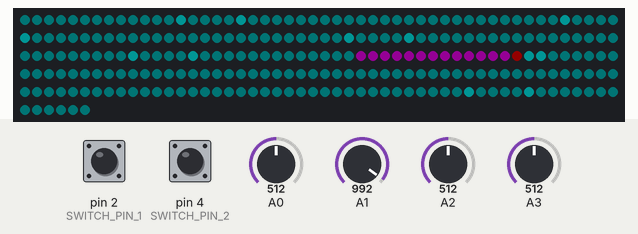
Simulated run of this sketch. Board: Arduino Uno, built with avr-gcc and run on an emulated ATmega328P. Shown: 256 RGB LEDs in strip order, left to right, continuing on the next row. The test bench sets the inputs (shaded band); at power-on: A1 = 512, pin 2 (SWITCH_PIN_1) HIGH, pin 4 (SWITCH_PIN_2) HIGH, A0 = 512, A2 = 512, A3 = 512. Dim RGB values are drawn brighter than linear; what the sketch prints to the serial monitor is not drawn. At 7.1 s the program stops and its outputs stay as they are.

1.9 s: A1 set to 992
Above: at 8.2 s.
Timing chart, 0 to 8.6 s (numbered marks = the images above; inputs shaded):
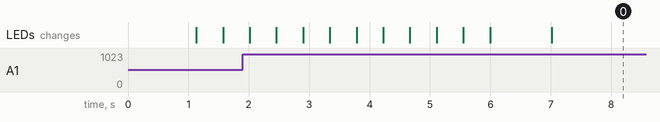

The sketch:

matrixtronboost.ino
```cpp
#include <Adafruit_NeoPixel.h>

const int WAIT = 100;         // WAIT is used x4 times per cycle
const int LEDPIN = 6;         // pin for LEDS
const int SWITCH_PIN_1 = 2;   // pin for P1 switch
const int SWITCH_PIN_2 = 4;   // pin for P2 switch
const int NUM_LEDS = 256;     // 16x16 = 256
const int BRIGHTNESS = 5;     // 0-100 LED brightness

//player 1 is cyan
//player 2 is pink

int p1[2] = { -1, 8};  //player location
int p2[2] = {16, 8};   //player location
int p1Input[2] = {1, 0};
int p2Input[2] = { -1, 0};
int p1Velocity[2] = {1, 0};
int p2Velocity[2] = { -1, 0};
bool isP1Move = true;
bool isP2Move = true;

//locations where the players have been
bool on[16][16] = {
  {0, 0, 0, 0, 0, 0, 0, 0, 0, 0, 0, 0, 0, 0, 0, 0},
  {0, 0, 0, 0, 0, 0, 0, 0, 0, 0, 0, 0, 0, 0, 0, 0},
  {0, 0, 0, 0, 0, 0, 0, 0, 0, 0, 0, 0, 0, 0, 0, 0},
  {0, 0, 0, 0, 0, 0, 0, 0, 0, 0, 0, 0, 0, 0, 0, 0},
  {0, 0, 0, 0, 0, 0, 0, 0, 0, 0, 0, 0, 0, 0, 0, 0},
  {0, 0, 0, 0, 0, 0, 0, 0, 0, 0, 0, 0, 0, 0, 0, 0},
  {0, 0, 0, 0, 0, 0, 0, 0, 0, 0, 0, 0, 0, 0, 0, 0},
  {0, 0, 0, 0, 0, 0, 0, 0, 0, 0, 0, 0, 0, 0, 0, 0},
  {0, 0, 0, 0, 0, 0, 0, 0, 0, 0, 0, 0, 0, 0, 0, 0},
  {0, 0, 0, 0, 0, 0, 0, 0, 0, 0, 0, 0, 0, 0, 0, 0},
  {0, 0, 0, 0, 0, 0, 0, 0, 0, 0, 0, 0, 0, 0, 0, 0},
  {0, 0, 0, 0, 0, 0, 0, 0, 0, 0, 0, 0, 0, 0, 0, 0},
  {0, 0, 0, 0, 0, 0, 0, 0, 0, 0, 0, 0, 0, 0, 0, 0},
  {0, 0, 0, 0, 0, 0, 0, 0, 0, 0, 0, 0, 0, 0, 0, 0},
  {0, 0, 0, 0, 0, 0, 0, 0, 0, 0, 0, 0, 0, 0, 0, 0},
  {0, 0, 0, 0, 0, 0, 0, 0, 0, 0, 0, 0, 0, 0, 0, 0},
};


// Parameter 1 = number of pixels in strip
// Parameter 2 = pin number (most are valid)
// Parameter 3 = pixel type flags, add together as needed:
//   NEO_KHZ800  800 KHz bitstream (most NeoPixel products w/WS2812 LEDs)
//   NEO_KHZ400  400 KHz (classic 'v1' (not v2) FLORA pixels, WS2811 drivers)
//   NEO_GRB     Pixels are wired for GRB bitstream (most NeoPixel products)
//   NEO_RGB     Pixels are wired for RGB bitstream (v1 FLORA pixels, not v2)
Adafruit_NeoPixel strip = Adafruit_NeoPixel(NUM_LEDS, LEDPIN, NEO_GRB + NEO_KHZ800);

void setup() {
  Serial.begin(9600);
  //activate pull-up resistor on the push-button pin
  pinMode(SWITCH_PIN_1, INPUT_PULLUP);
  pinMode(SWITCH_PIN_2, INPUT_PULLUP);

  strip.setBrightness(BRIGHTNESS);
  strip.begin();
  for (int i = 0; i < NUM_LEDS; i += 4) {
    for (int j = 0; j < 4; j++) {
      strip.setPixelColor(i + j, 255, 0, 255);
      strip.setPixelColor(NUM_LEDS - i - j, 0, 255, 255);
    }
    strip.show();
  }
  // clear all pixels
  for (int i = 0; i < NUM_LEDS; i++) {
    strip.setPixelColor(i, 0, 0, 0);
  }
  strip.show();
}

void loop() {
  //each player moves at least once per cycle
  isP1Move = true;
  isP2Move = true;
  //basic move loop
  for (int i = 0; i < 4; i++) {
    if (!digitalRead(SWITCH_PIN_1)) {
      isP1Move = true; //player moves more if button is down
    }
    if (!digitalRead(SWITCH_PIN_2)) {
      isP2Move = true; //player moves more if button is down
    }
    P1Move();
    P2Move();
    playerCollisions();
    updateGameState();
    drawPlayers();
    strip.show();
    delay(WAIT);
  }
}
void updateGameState() {
  on[p1[0]][p1[1]] = true;
  on[p2[0]][p2[1]] = true;
}

void P1Move()
{
  if (isP1Move) {
    //get input from game controllers
    p1Input[0] = -map(analogRead(0), 0, 1023, -3, 4);
    p1Input[1] = -map(analogRead(1), 0, 1023, -3, 4);

    // change player velocity from inputs
    // don't let player go backwards and die
    if (p1Input[0] > 1 && p1Velocity[0] != -1) {
      p1Velocity[0] = 1;
      p1Velocity[1] = 0;
    } else if (p1Input[0] < -1 && p1Velocity[0] != 1) {
      p1Velocity[0] = -1;
      p1Velocity[1] = 0;
    } else if (p1Input[1] > 1 && p1Velocity[1] != -1) {
      p1Velocity[1] = 1;
      p1Velocity[0] = 0;
    } else if (p1Input[1] < -1 && p1Velocity[1] != 1) {
      p1Velocity[1] = -1;
      p1Velocity[0] = 0;
    }

    //move player 1
    p1[0] += p1Velocity[0];
    p1[1] += p1Velocity[1];
    //edge around the world
    if (p1[0] < 0) {
      p1[0] = 15;
    } else if (p1[0] > 15) {
      p1[0] = 0;
    }
    if (p1[1] < 0) {
      p1[1] = 15;
    } else if (p1[1] > 15) {
      p1[1] = 0;
    }
  }
}

void P2Move()
{
  if (isP2Move) {
    //get input from game controllers
    p2Input[0] = map(analogRead(2), 0, 1023, -3, 4);
    p2Input[1] = map(analogRead(3), 0, 1023, -3, 4);

    // change player velocity from inputs
    if (p2Input[0] > 1 && p2Velocity[0] != -1) {
      p2Velocity[0] = 1;
      p2Velocity[1] = 0;
    } else if (p2Input[0] < -1  && p2Velocity[0] != 1) {
      p2Velocity[0] = -1;
      p2Velocity[1] = 0;
    } else if (p2Input[1] > 1  && p2Velocity[1] != -1) {
      p2Velocity[1] = 1;
      p2Velocity[0] = 0;
    } else if (p2Input[1] < -1  && p2Velocity[1] != 1) {
      p2Velocity[1] = -1;
      p2Velocity[0] = 0;
    }

    //move player 2
    p2[0] += p2Velocity[0];
    p2[1] += p2Velocity[1];

    //edge around the world
    if (p2[0] < 0) {
      p2[0] = 15;
    } else if (p2[0] > 15) {
      p2[0] = 0;
    }
    if (p2[1] < 0) {
      p2[1] = 15;
    } else if (p2[1] > 15) {
      p2[1] = 0;
    }
  }
}

void playerCollisions() {
  //check for player + player tip collision
  if (p1[0] == p2[0] && p1[1] == p2[1]) {
    tie();
  }
  //check for player1 + wall collision
  if (isP1Move && on[p1[0]][p1[1]]) {
    p2Wins();
  }
  //check for player2 + wall collision
  if (isP2Move && on[p2[0]][p2[1]]) {
    p1Wins();
  }
  //reset player moved to false
  isP1Move = false;
  isP2Move = false;
}

void p1Wins()
{
  if (isP1Move && on[p1[0]][p1[1]]) {
    tie();
  }
  Serial.println("p1/cyan wins!");
  GameStateDump();
  strip.setBrightness(20);
  FillEmpty(0, 15, 15);
  ZigZagPixel(p2[0], p2[1], 255, 0, 0);
  strip.show();

  //end game
  while (1) {}
}

void p2Wins()
{
  if (isP2Move && on[p2[0]][p2[1]]) {
    tie();
  }
  Serial.println("p2/pink, wins!");
  GameStateDump();
  strip.setBrightness(20);
  FillEmpty(15, 0, 15);
  ZigZagPixel(p1[0], p1[1], 255, 0, 0);
  strip.show();

  //end game
  while (1) {}
}

void tie()
{
  Serial.println("tie game");
  GameStateDump();
  strip.setBrightness(20);
  FillEmpty(15, 15, 15);
  ZigZagPixel(p1[0], p1[1], 255, 0, 0);
  strip.show();

  //end game
  while (1) {}
}

void drawPlayers() {
  //draw players
  ZigZagPixel(p1[0], p1[1], 0, 255, 255);
  ZigZagPixel(p2[0], p2[1], 255, 0, 255);
}

void ZigZagPixel(int x, int y, int r, int g, int b)
{
  if (y % 2) {
    strip.setPixelColor(y * 16 + x, r, g,  b);
  } else {
    strip.setPixelColor(y * 16 + 15 - x, r, g,  b);
  }
}

void getZigZagPixel(int x, int y)
{
  if (y % 2) {
    Serial.println(strip.getPixelColor(y * 16 + x) );
  } else {
    Serial.println(strip.getPixelColor(y * 16 + 15 - x));
  }
}

void GameStateDump() {
  for (int i = 0; i < 16; i++) {
    for (int j = 0; j < 16; j++)
    {
      Serial.print(on[j][i]);
      Serial.print(",");
    }
    Serial.println();
  }
  Serial.print("p1 = ");
  Serial.print(p1[0]);
  Serial.print(", ");
  Serial.print(p1[1]);
  Serial.println();
  Serial.print("p2 = ");
  Serial.print(p2[0]);
  Serial.print(", ");
  Serial.print(p2[1]);
  Serial.println();
  Serial.print("p1 Velocity = ");
  Serial.print(p1Velocity[0]);
  Serial.print(", ");
  Serial.print(p1Velocity[1]);
  Serial.println();
  Serial.print("p2 Velocity = ");
  Serial.print(p2Velocity[0]);
  Serial.print(",");
  Serial.print(p2Velocity[1]);
  Serial.println();
  Serial.println();
}

void FillEmpty(int r, int g, int b) {
  for (int i = 0; i < 16; i++) {
    for (int j = 0; j < 16; j++)
    {
      if (!on[i][j]) {
        ZigZagPixel(i, j, r, g, b);
      }
    }
  }
}
```
